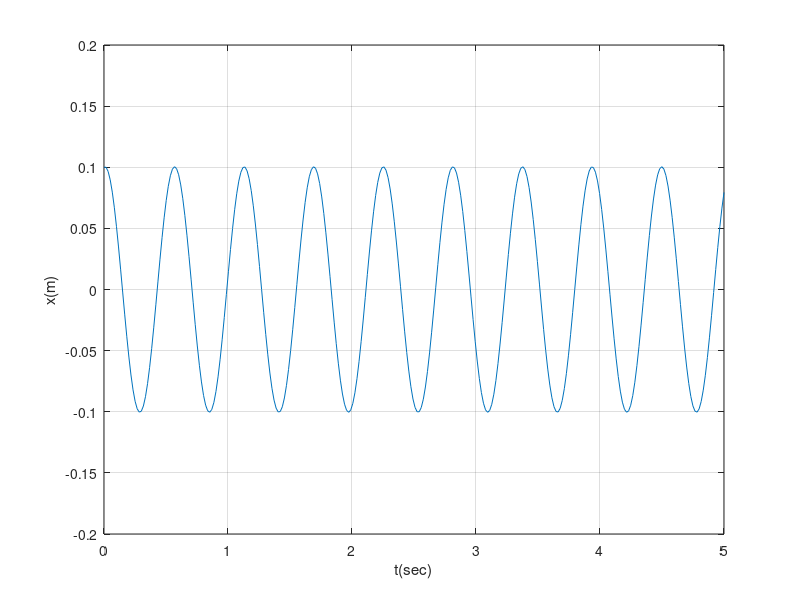

Source code (MATLAB):
% simpleharmonicVerlet.m
%   Harmonic oscillator 
%       Use Verlet Method (Second Order Differential Eqn)
%
%           Author: Mojolagbe Jamiu


%% set parameters
m = 0.1;    % kg
k = 25;     % N/m
x0 = 0.1;   % m     initial position
v0 = 0;     % m/s   initial velocity
Tf = 5;     % s
Nt = 300;

%% initialize
t = linspace(0, Tf, Nt);
x = zeros(1,Nt);
v = zeros(1,Nt);
deltat = t(2) - t(1);
x(1) = x0;
v(1) = v0;

%% time march
for it = 1:Nt-1
    vhalf = v(it) + (-k*x(it+1)/m)*deltat/2;
    x(it+1) = x(it) + vhalf*deltat;
    v(it+1) = vhalf + (-k*x(it+1)/m)*deltat/2;
end

%% plot results
plot(t,x);
xlabel('t(sec)');
ylabel('x(m)');
grid on